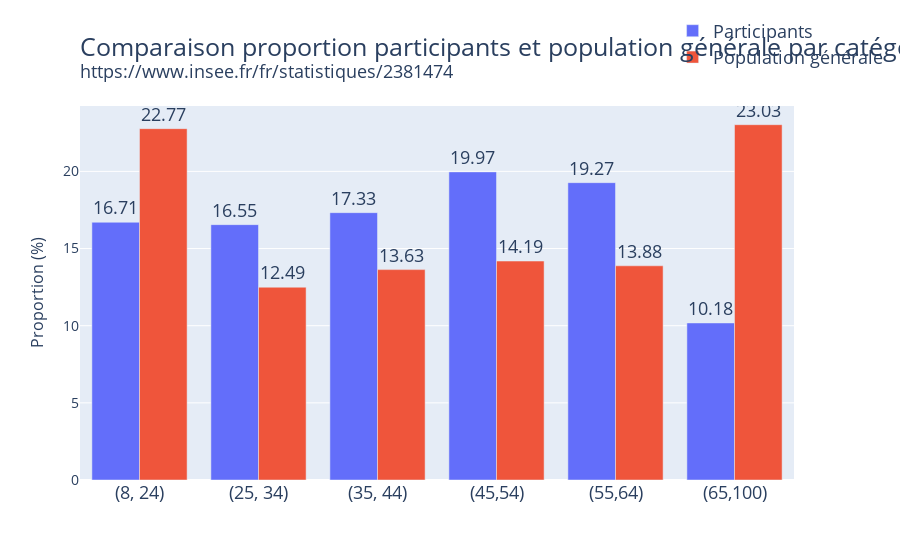

Notebook source saved alongside this figure:
### Code cell
#Age
#Comparaison participant et population générale

fig = go.Figure(data=[
    go.Bar(name='Participants', x=age_pop['Categories age'], y=data_age['Taux'], text=data_age['Taux']),
    go.Bar(name='Population générale', x=age_pop['Categories age'], y=age_pop['Taux'], text=age_pop['Taux'])
])

fig.update_traces(texttemplate='%{text:.2f}', textposition='outside')
fig.update_layout(barmode='group', 
                  yaxis=dict(title='Proportion (%)',titlefont_size=16,tickfont_size=14,),
                  legend=dict(x=0.83,y=0.99),
                  title=go.layout.Title(
        text="Comparaison proportion participants et population générale par catégories d'âge <br><sup>https://www.insee.fr/fr/statistiques/2381474</sup>",
        xref="paper",
        x=0
    ),legend_y=1.25, title_y=0.9,font_size=18 )

fig.show()

### Figure 1 — Plotly figure (JSON) as saved in the notebook; plotly's stock layout.template omitted (floating-point values rounded to 4 significant figures)
{"data": [{"name": "Participants", "text": [16.71, 16.55, 17.33, 19.97, 19.27, 10.18], "x": ["(8, 24)", "(25, 34)", "(35, 44)", "(45,54)", "(55,64)", "(65,100)"], "y": [16.71, 16.55, 17.33, 19.97, 19.27, 10.18], "type": "bar", "textposition": "outside", "texttemplate": "%{text:.2f}"}, {"name": "Population générale", "text": [22.77, 12.49, 13.63, 14.19, 13.88, 23.03], "x": ["(8, 24)", "(25, 34)", "(35, 44)", "(45,54)", "(55,64)", "(65,100)"], "y": [22.77, 12.49, 13.63, 14.19, 13.88, 23.03], "type": "bar", "textposition": "outside", "texttemplate": "%{text:.2f}"}], "layout": {"yaxis": {"title": {"text": "Proportion (%)", "font": {"size": 16}}, "tickfont": {"size": 14}}, "legend": {"x": 0.83, "y": 1.25}, "title": {"text": "Comparaison proportion participants et population générale par catégories d'âge <br><sup>https://www.insee.fr/fr/statistiques/2381474</sup>", "x": 0, "xref": "paper", "y": 0.9}, "font": {"size": 18}, "barmode": "group"}}
